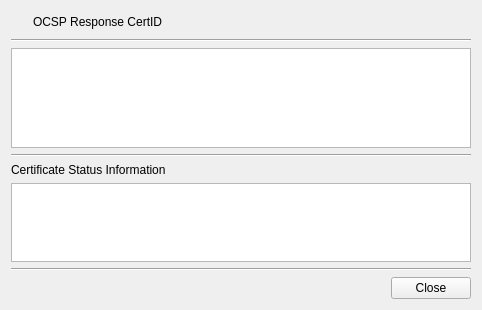
<?xml version="1.0" encoding="UTF-8"?>
<ui version="4.0">
 <class>CertIDDlg</class>
 <widget class="QDialog" name="CertIDDlg">
  <property name="geometry">
   <rect>
    <x>0</x>
    <y>0</y>
    <width>478</width>
    <height>310</height>
   </rect>
  </property>
  <property name="windowTitle">
   <string>Certificate ID and Status</string>
  </property>
  <layout class="QVBoxLayout" name="verticalLayout">
   <item>
    <layout class="QGridLayout" name="gridLayout_3">
     <property name="topMargin">
      <number>0</number>
     </property>
     <item row="0" column="1">
      <widget class="QLabel" name="label">
       <property name="text">
        <string>OCSP Response CertID</string>
       </property>
      </widget>
     </item>
     <item row="0" column="0">
      <widget class="QPushButton" name="pushButton">
       <property name="minimumSize">
        <size>
         <width>16</width>
         <height>0</height>
        </size>
       </property>
       <property name="maximumSize">
        <size>
         <width>16</width>
         <height>16777215</height>
        </size>
       </property>
       <property name="text">
        <string/>
       </property>
       <property name="icon">
        <iconset resource="../../CryptokiMan/CryptokiMan/cryptokiman.qrc">
         <normaloff>:/images/info.png</normaloff>:/images/info.png</iconset>
       </property>
       <property name="flat">
        <bool>true</bool>
       </property>
      </widget>
     </item>
    </layout>
   </item>
   <item>
    <widget class="Line" name="line_2">
     <property name="orientation">
      <enum>Qt::Horizontal</enum>
     </property>
    </widget>
   </item>
   <item>
    <widget class="QTableWidget" name="mIDTable">
     <property name="minimumSize">
      <size>
       <width>0</width>
       <height>100</height>
      </size>
     </property>
     <attribute name="horizontalHeaderHighlightSections">
      <bool>false</bool>
     </attribute>
    </widget>
   </item>
   <item>
    <widget class="Line" name="line_3">
     <property name="orientation">
      <enum>Qt::Horizontal</enum>
     </property>
    </widget>
   </item>
   <item>
    <layout class="QGridLayout" name="gridLayout_2">
     <property name="topMargin">
      <number>0</number>
     </property>
     <item row="0" column="0">
      <widget class="QLabel" name="label_2">
       <property name="text">
        <string>Certificate Status Information</string>
       </property>
      </widget>
     </item>
    </layout>
   </item>
   <item>
    <widget class="QTableWidget" name="mStatusTable">
     <property name="minimumSize">
      <size>
       <width>460</width>
       <height>0</height>
      </size>
     </property>
     <attribute name="horizontalHeaderHighlightSections">
      <bool>false</bool>
     </attribute>
    </widget>
   </item>
   <item>
    <widget class="Line" name="line">
     <property name="orientation">
      <enum>Qt::Horizontal</enum>
     </property>
    </widget>
   </item>
   <item>
    <layout class="QGridLayout" name="gridLayout">
     <property name="topMargin">
      <number>0</number>
     </property>
     <item row="0" column="1">
      <widget class="QPushButton" name="mCloseBtn">
       <property name="text">
        <string>Close</string>
       </property>
      </widget>
     </item>
     <item row="0" column="0">
      <spacer name="horizontalSpacer">
       <property name="orientation">
        <enum>Qt::Horizontal</enum>
       </property>
       <property name="sizeHint" stdset="0">
        <size>
         <width>40</width>
         <height>20</height>
        </size>
       </property>
      </spacer>
     </item>
    </layout>
   </item>
  </layout>
 </widget>
 <tabstops>
  <tabstop>pushButton</tabstop>
  <tabstop>mIDTable</tabstop>
  <tabstop>mStatusTable</tabstop>
  <tabstop>mCloseBtn</tabstop>
 </tabstops>
 <resources/>
 <connections/>
</ui>
